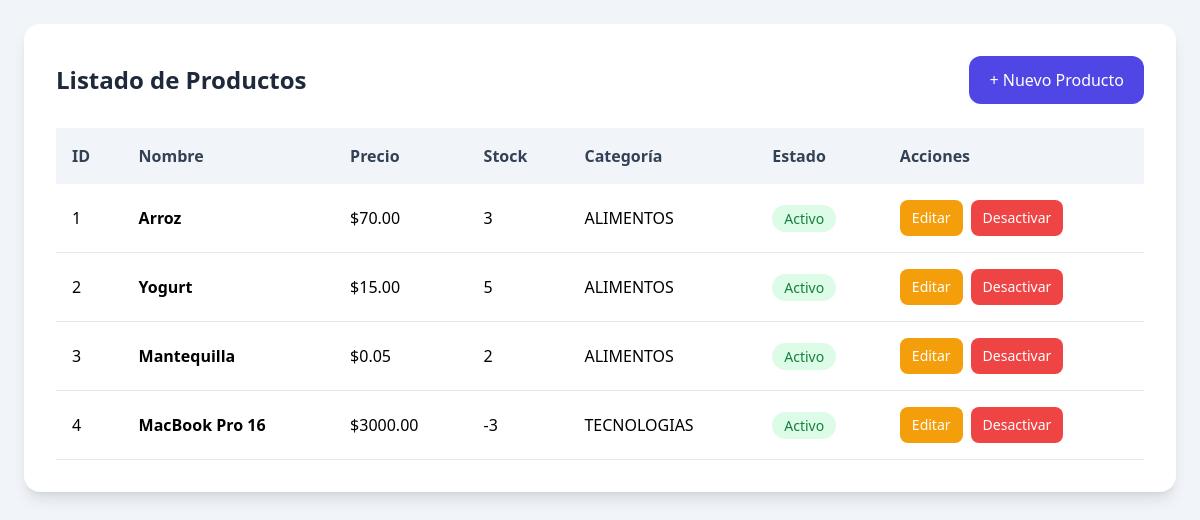
Screenshot of /productos/listar_productos/ with the database file from the repository.
### ventas/models.py (models this page shows, shortened)
class Producto(models.Model):
    CATEGORIAS = [(1,"TECNOLOGIAS"),(2, "HOGAR"),(3,"ALIMENTOS"),(4,"VESTIMENTA"),(5, "CARNES"),(6,"OTROS"),]
    nombre = models.CharField(max_length=15)
    precio = models.DecimalField(max_digits=10, decimal_places=2, blank=True, null=True)
    stock = models.IntegerField(default=0, blank=True, null=True)
    descripcion = models.TextField(blank=True, null=True)
    estado = models.BooleanField(default=True, null=True)
    categoria = models.IntegerField(choices= CATEGORIAS, null= True)

### ventas/views.py (the view)
# urls.py: path('listar_productos/', views.listar_productos, name="listar_productos"),
def listar_productos(request):
    productos = Producto.objects.filter(estado = True).order_by("id")
    return render(request, "productos/listar_productos.html", {"productos":productos})

### ventas/templates/productos/listar_productos.html (shortened to what this page needs)
<!DOCTYPE html>
<html lang="es">
<head>
    <script src="https://cdn.tailwindcss.com"></script>
</head>
<body class="bg-slate-100 min-h-screen p-6">
    <div class="max-w-6xl mx-auto bg-white
                rounded-2xl shadow-lg p-8">
        <div class="flex flex-wrap justify-between
                    items-center gap-4 mb-6">
            <h2 class="text-2xl font-bold text-slate-800">
                Listado de Productos
            </h2>
            <a href="{% url 'crear_productos' %}"
               class="bg-indigo-600 text-white px-5 py-3
                      rounded-xl hover:bg-indigo-700">
                + Nuevo Producto
            </a>
        </div>
        <div class="overflow-x-auto">
            <table class="w-full border-collapse text-left">
                <thead class="bg-slate-100 text-slate-700">
                    <tr>
                        <th class="p-4">ID</th>
                        <th class="p-4">Nombre</th>
                        <th class="p-4">Precio</th>
                        <th class="p-4">Stock</th>
                        <th class="p-4">Categoría</th>
                        <th class="p-4">Estado</th>
                        <th class="p-4">Acciones</th>
                    </tr>
                </thead>
                <tbody>
                    {% for producto in productos %}
                    <tr class="border-b border-slate-200
                               hover:bg-slate-50">
                        <td class="p-4">
                            {{ producto.id }}
                        </td>
                        <td class="p-4 font-semibold">
                            {{ producto.nombre }}
                        </td>
                        <td class="p-4">
                            ${{ producto.precio }}
                        </td>
                        <td class="p-4">
                            {{ producto.stock }}
                        </td>
                        <td class="p-4">
                            {{ producto.get_categoria_display }}
                        </td>
                        <td class="p-4">
                            {% if producto.estado %}
                                <span class="bg-green-100 text-green-700
                                             px-3 py-1 rounded-full text-sm">
                                    Activo
                                </span>
                            {% else %}
                                <span class="bg-red-100 text-red-700
                                             px-3 py-1 rounded-full text-sm">
                                    Inactivo
                                </span>
                            {% endif %}
                        </td>
                        <td class="p-4">
                            <div class="flex flex-wrap gap-2">
                                <a href="#"
                                   class="bg-amber-500 text-white
                                          px-3 py-2 rounded-lg
                                          hover:bg-amber-600 text-sm">
                                    Editar
                                </a>
                                {% if producto.estado %}
                                    <form method="POST"
                                          action="#">
                                        <button type="submit"
                                                class="bg-red-500 text-white
                                                       px-3 py-2 rounded-lg
                                                       hover:bg-red-600 text-sm">
                                            Desactivar
                                        </button>
                                    </form>
                                {% endif %}
                            </div>
                        </td>
                    </tr>
                    {% endfor %}
                </tbody>
            </table>
        </div>
    </div>
</body>
</html>

### rows the page displays
Producto: id "1", nombre "Arroz", precio "70.00", stock "3", categoria "ALIMENTOS", estado "Activo"
Producto: id "2", nombre "Yogurt", precio "15.00", stock "5", categoria "ALIMENTOS", estado "Activo"
Producto: id "3", nombre "Mantequilla", precio "0.05", stock "2", categoria "ALIMENTOS", estado "Activo"
Producto: id "4", nombre "MacBook Pro 16", precio "3000.00", stock "-3", categoria "TECNOLOGIAS", estado "Activo"
